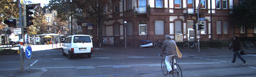
#> input picture stereo_matching/images/0000000000-L.png, 256 x 77 px, shrunk from 1242 x 375 before the run
$ python block_matching.py
#> lines starting #> are read from the running program, lines starting #| are printed output that depends on the picture
import numpy as np
import cv2
import math


class BlockMatcher:
    def __init__(self, window_size,max_disparity):
        self.window_size=window_size
        self.window_half_size=math.ceil(self.window_size/2)
        self.max_disparity=max_disparity
        self.scaler=255/max_disparity #scale factor

    def compute(self,left_image,right_image,transform_method, match_method):
        assert left_image.shape==right_image.shape
        self.height,self.width=left_image.shape
        left=self.__get_tranformer(transform_method)(left_image)
        right=self.__get_tranformer(transform_method)(right_image)
        disparity=self.__get_matcher(match_method)(left,right)

        return disparity

    def __get_tranformer(self,method):
        if method=="rank":
            return self.__rank_transform
        else:
            raise NotImplemented

    def __get_matcher(self,method):
        if method=="sse":
            return self.__sse_match
        else:
            raise NotImplemented

    def __rank_transform(self,image):
        result=np.zeros((self.height,self.width))

        for i in range(self.height-self.window_size+1):
            for j in range(self.width-self.window_size+1):
                anchor=image[i+self.window_half_size,j+self.window_half_size]
                value=(image[i:i+self.window_size,j:j+self.window_size]> anchor).sum()
                result[i+self.window_half_size,j+self.window_half_size]=value

        return result

    def __sse_match(self,left,right):
        result=np.zeros((self.height,self.width))
        #sum of square error
        for i in range(self.height-self.window_size+1):
            for j in range(self.width-self.window_size+1):
                sse=float('inf')
                best_disparity=0
                for d in range(self.max_disparity+1):
                    if (j-d<0):
                        continue
                    left_block=left[i:i+self.window_size,j:j+self.window_size]
                    right_block=right[i:i+self.window_size,j-d:j-d+self.window_size]
                    sse_compute=((left_block-right_block)*(left_block-right_block)).sum()
                    if (sse_compute <sse):
                        sse=sse_compute
                        best_disparity=d
                result[i+self.window_half_size,j+self.window_half_size]=best_disparity*self.scaler

        return result


if __name__== "__main__":
    left=cv2.imread("images/0000000000-L.png",0)
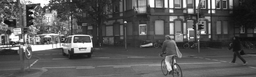
#> left: shape (77, 256); min 5, max 255, mean 89
    right=cv2.imread("images/0000000000-R.png",0)
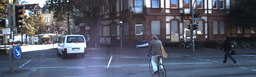
#> input picture stereo_matching/images/0000000000-R.png, 256 x 77 px, shrunk from 1242 x 375 before the run
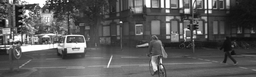
#> right: shape (77, 256); min 2, max 255, mean 89.9
    matcher=BlockMatcher(21,100)

    disparity=matcher.compute(left,right,transform_method="rank",match_method="sse")
#> after the loop in __rank_transform, `for i in range(self.height-self.window_size+1):`:
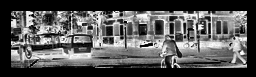
#> result: shape (77, 256) float64; min 0, max 440, mean 147.3; drawn with min black and max white
#> after the loop in __rank_transform (call 2), `for i in range(self.height-self.window_size+1):`:
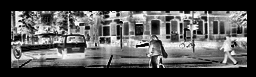
#> result: shape (77, 256) float64; min 0, max 440, mean 146.7; drawn with min black and max white
#> after the loop in __sse_match, `for i in range(self.height-self.window_size+1):`:
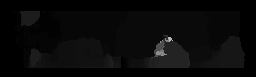
#> result: shape (77, 256) float64; min 0, max 183.6, mean 9.1
    disparity=cv2.medianBlur(disparity.astype("uint8"),7)

    cv2.imwrite("results/disparity.png",disparity)
